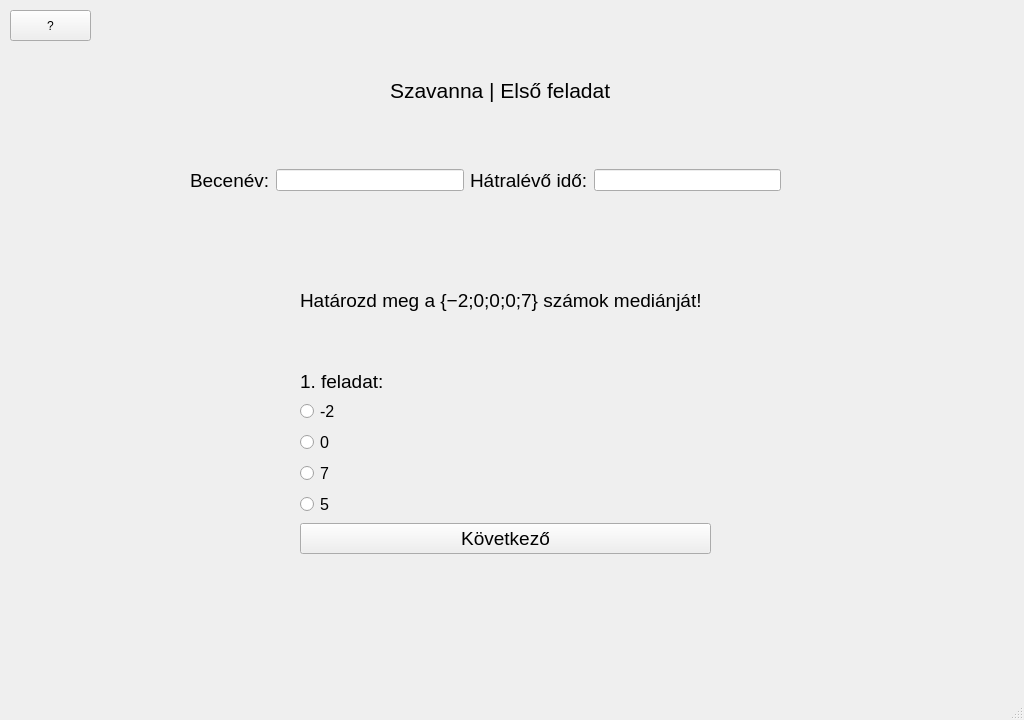
<?xml version="1.0" encoding="UTF-8"?>
<ui version="4.0">
 <class>ques1</class>
 <widget class="QMainWindow" name="ques1">
  <property name="geometry">
   <rect>
    <x>0</x>
    <y>0</y>
    <width>1024</width>
    <height>720</height>
   </rect>
  </property>
  <property name="windowTitle">
   <string>Játékos matematikai gyakorlóprogram</string>
  </property>
  <widget class="QWidget" name="centralwidget">
   <widget class="QLabel" name="label">
    <property name="geometry">
     <rect>
      <x>0</x>
      <y>-10</y>
      <width>1024</width>
      <height>720</height>
     </rect>
    </property>
    <property name="text">
     <string/>
    </property>
    <property name="pixmap">
     <pixmap>../szakdoga hátterek/african-savanna-forest-landscape-scene-at-sunset-free-vector.jpg</pixmap>
    </property>
    <property name="scaledContents">
     <bool>true</bool>
    </property>
   </widget>
   <widget class="QLabel" name="label_4">
    <property name="geometry">
     <rect>
      <x>390</x>
      <y>70</y>
      <width>231</width>
      <height>41</height>
     </rect>
    </property>
    <property name="sizePolicy">
     <sizepolicy hsizetype="Expanding" vsizetype="Preferred">
      <horstretch>0</horstretch>
      <verstretch>0</verstretch>
     </sizepolicy>
    </property>
    <property name="font">
     <font>
      <pointsize>16</pointsize>
     </font>
    </property>
    <property name="cursor">
     <cursorShape>ArrowCursor</cursorShape>
    </property>
    <property name="text">
     <string>Szavanna | Első feladat</string>
    </property>
   </widget>
   <widget class="QWidget" name="horizontalLayoutWidget">
    <property name="geometry">
     <rect>
      <x>190</x>
      <y>140</y>
      <width>591</width>
      <height>81</height>
     </rect>
    </property>
    <layout class="QHBoxLayout" name="horizontalLayout">
     <item>
      <widget class="QLabel" name="label_2">
       <property name="font">
        <font>
         <pointsize>14</pointsize>
        </font>
       </property>
       <property name="text">
        <string>Becenév:</string>
       </property>
      </widget>
     </item>
     <item>
      <widget class="QLineEdit" name="T1">
       <property name="sizePolicy">
        <sizepolicy hsizetype="Expanding" vsizetype="Fixed">
         <horstretch>0</horstretch>
         <verstretch>0</verstretch>
        </sizepolicy>
       </property>
      </widget>
     </item>
     <item>
      <widget class="QLabel" name="label_3">
       <property name="font">
        <font>
         <pointsize>14</pointsize>
        </font>
       </property>
       <property name="text">
        <string>Hátralévő idő:</string>
       </property>
      </widget>
     </item>
     <item>
      <widget class="QLineEdit" name="T2">
       <property name="sizePolicy">
        <sizepolicy hsizetype="Expanding" vsizetype="Fixed">
         <horstretch>0</horstretch>
         <verstretch>0</verstretch>
        </sizepolicy>
       </property>
      </widget>
     </item>
    </layout>
   </widget>
   <widget class="QWidget" name="formLayoutWidget">
    <property name="geometry">
     <rect>
      <x>300</x>
      <y>370</y>
      <width>411</width>
      <height>251</height>
     </rect>
    </property>
    <layout class="QFormLayout" name="formLayout">
     <property name="labelAlignment">
      <set>Qt::AlignLeading|Qt::AlignLeft|Qt::AlignTop</set>
     </property>
     <item row="1" column="0">
      <widget class="QLabel" name="label_5">
       <property name="font">
        <font>
         <pointsize>14</pointsize>
        </font>
       </property>
       <property name="text">
        <string>1. feladat:</string>
       </property>
      </widget>
     </item>
     <item row="2" column="0">
      <widget class="QRadioButton" name="R1">
       <property name="font">
        <font>
         <pointsize>12</pointsize>
        </font>
       </property>
       <property name="text">
        <string>-2</string>
       </property>
      </widget>
     </item>
     <item row="3" column="0">
      <widget class="QRadioButton" name="R2">
       <property name="font">
        <font>
         <pointsize>12</pointsize>
        </font>
       </property>
       <property name="text">
        <string>0</string>
       </property>
      </widget>
     </item>
     <item row="4" column="0">
      <widget class="QRadioButton" name="R3">
       <property name="font">
        <font>
         <pointsize>12</pointsize>
        </font>
       </property>
       <property name="text">
        <string>7</string>
       </property>
      </widget>
     </item>
     <item row="6" column="0" colspan="2">
      <widget class="QPushButton" name="B1">
       <property name="font">
        <font>
         <pointsize>14</pointsize>
        </font>
       </property>
       <property name="text">
        <string>Következő</string>
       </property>
      </widget>
     </item>
     <item row="5" column="0">
      <widget class="QRadioButton" name="R4">
       <property name="font">
        <font>
         <pointsize>12</pointsize>
        </font>
       </property>
       <property name="text">
        <string>5</string>
       </property>
      </widget>
     </item>
    </layout>
   </widget>
   <widget class="QPushButton" name="button">
    <property name="geometry">
     <rect>
      <x>10</x>
      <y>10</y>
      <width>81</width>
      <height>31</height>
     </rect>
    </property>
    <property name="text">
     <string>?</string>
    </property>
   </widget>
   <widget class="QLabel" name="label_6">
    <property name="geometry">
     <rect>
      <x>300</x>
      <y>260</y>
      <width>411</width>
      <height>81</height>
     </rect>
    </property>
    <property name="font">
     <font>
      <pointsize>14</pointsize>
     </font>
    </property>
    <property name="text">
     <string>Határozd meg a {−2;0;0;0;7} számok mediánját!</string>
    </property>
    <property name="scaledContents">
     <bool>true</bool>
    </property>
   </widget>
   <widget class="QLabel" name="label_7">
    <property name="geometry">
     <rect>
      <x>20</x>
      <y>250</y>
      <width>191</width>
      <height>201</height>
     </rect>
    </property>
    <property name="text">
     <string/>
    </property>
    <property name="pixmap">
     <pixmap>../szakdoga hátterek/szavanna álruha.png</pixmap>
    </property>
    <property name="scaledContents">
     <bool>true</bool>
    </property>
   </widget>
  </widget>
  <widget class="QMenuBar" name="menubar">
   <property name="geometry">
    <rect>
     <x>0</x>
     <y>0</y>
     <width>1024</width>
     <height>21</height>
    </rect>
   </property>
  </widget>
  <widget class="QStatusBar" name="statusbar"/>
 </widget>
 <resources/>
 <connections/>
</ui>
